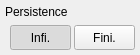
     <widget class="RtSa_ClickedWidget" name="Persistence_Status" native="true">
      <property name="geometry">
       <rect>
        <x>570</x>
        <y>320</y>
        <width>140</width>
        <height>55</height>
       </rect>
      </property>
      <property name="focusPolicy">
       <enum>Qt::StrongFocus</enum>
      </property>
      <property name="styleSheet">
       <string notr="true"/>
      </property>
      <widget class="QLabel" name="Title_Persistence">
       <property name="geometry">
        <rect>
         <x>5</x>
         <y>1</y>
         <width>121</width>
         <height>22</height>
        </rect>
       </property>
       <property name="text">
        <string>Persistence </string>
       </property>
      </widget>
      <widget class="QPushButton" name="Persistence_Infinite">
       <property name="geometry">
        <rect>
         <x>10</x>
         <y>25</y>
         <width>61</width>
         <height>25</height>
        </rect>
       </property>
       <property name="focusPolicy">
        <enum>Qt::NoFocus</enum>
       </property>
       <property name="styleSheet">
        <string notr="true">#RtSa_Dialog_AllSetup[status = &quot;indoor&quot;]
QPushButton
{
	font:75 12px &quot;Arial&quot;;
   font-weight:bold;
color:rgba(101, 101, 101, 1);
	
	border-style:flat;
	background-image: url(:/rtsa/image/btn_opt_2_w125.png);
}
#RtSa_Dialog_AllSetup[status = &quot;indoor&quot;]
QPushButton:checked
{
	color:rgba(57, 57, 57, 1);
	background-image: url(:/rtsa/image/btn_opt_1_w125.png);
}

#RtSa_Dialog_AllSetup[status = &quot;outdoor&quot;]
QPushButton
{
	font:75 12px &quot;Arial&quot;;
   font-weight:bold;
color:rgba(101, 101, 101, 1);
	
	border-style:flat;
	background-image: url(:/rtsa/image/btn_opt_2_w125.png);
}
#RtSa_Dialog_AllSetup[status = &quot;outdoor&quot;]
QPushButton:checked
{
	color:rgba(57, 57, 57, 1);
	background-image: url(:/rtsa/image/btn_opt_1_w125.png);
}

#RtSa_Dialog_AllSetup[status = &quot;night&quot;]
QPushButton
{
	font:75 12px &quot;Arial&quot;;
   font-weight:bold;
   color:rgba(121, 106, 81, 1);
	border-style:flat;
	background-image: url(:/rtsa/image/night/btn_left_nor.png);
}
#RtSa_Dialog_AllSetup[status = &quot;night&quot;]
QPushButton:checked
{
	color:rgba(57, 57, 57, 1);
	background-image: url(:/rtsa/image/night/btn_left_click.png);
}



</string>
       </property>
       <property name="text">
        <string>Infi.</string>
       </property>
       <property name="checkable">
        <bool>true</bool>
       </property>
       <property name="checked">
        <bool>true</bool>
       </property>
       <property name="autoExclusive">
        <bool>true</bool>
       </property>
       <property name="flat">
        <bool>false</bool>
       </property>
      </widget>
      <widget class="QPushButton" name="Persistence_Finite">
       <property name="geometry">
        <rect>
         <x>74</x>
         <y>25</y>
         <width>61</width>
         <height>25</height>
        </rect>
       </property>
       <property name="focusPolicy">
        <enum>Qt::NoFocus</enum>
       </property>
       <property name="styleSheet">
        <string notr="true">#RtSa_Dialog_AllSetup[status = &quot;indoor&quot;]
QPushButton
{
	font:75 12px &quot;Arial&quot;;
   font-weight:bold;
color:rgba(101, 101, 101, 1);
	
	border-style:flat;
	background-image: url(:/rtsa/image/btn_opt_1_w125.png);
 background-position:right;
}
#RtSa_Dialog_AllSetup[status = &quot;indoor&quot;]
QPushButton:checked
{
	color:rgba(57, 57, 57, 1);
	background-image: url(:/rtsa/image/btn_opt_2_w125.png);
 background-position:right;
}

#RtSa_Dialog_AllSetup[status = &quot;outdoor&quot;]
QPushButton
{
	font:75 12px &quot;Arial&quot;;
   font-weight:bold;
color:rgba(101, 101, 101, 1);
	
	border-style:flat;
	background-image: url(:/rtsa/image/btn_opt_1_w125.png);
 background-position:right;
}
#RtSa_Dialog_AllSetup[status = &quot;outdoor&quot;]
QPushButton:checked
{
	color:rgba(57, 57, 57, 1);
	background-image: url(:/rtsa/image/btn_opt_2_w125.png);
 background-position:right;
}

#RtSa_Dialog_AllSetup[status = &quot;night&quot;]
QPushButton
{
	font:75 12px &quot;Arial&quot;;
   font-weight:bold;
   color:rgba(121, 106, 81, 1);
	border-style:flat;
	background-image: url(:/rtsa/image/night/btn_right_nor.png);
}
#RtSa_Dialog_AllSetup[status = &quot;night&quot;]
QPushButton:checked
{
	color:rgba(57, 57, 57, 1);
	background-image: url(:/rtsa/image/night/btn_right_click.png);
}



</string>
       </property>
       <property name="text">
        <string>Fini.</string>
       </property>
       <property name="checkable">
        <bool>true</bool>
       </property>
       <property name="checked">
        <bool>false</bool>
       </property>
       <property name="autoExclusive">
        <bool>true</bool>
       </property>
       <property name="flat">
        <bool>false</bool>
       </property>
      </widget>
     </widget>
